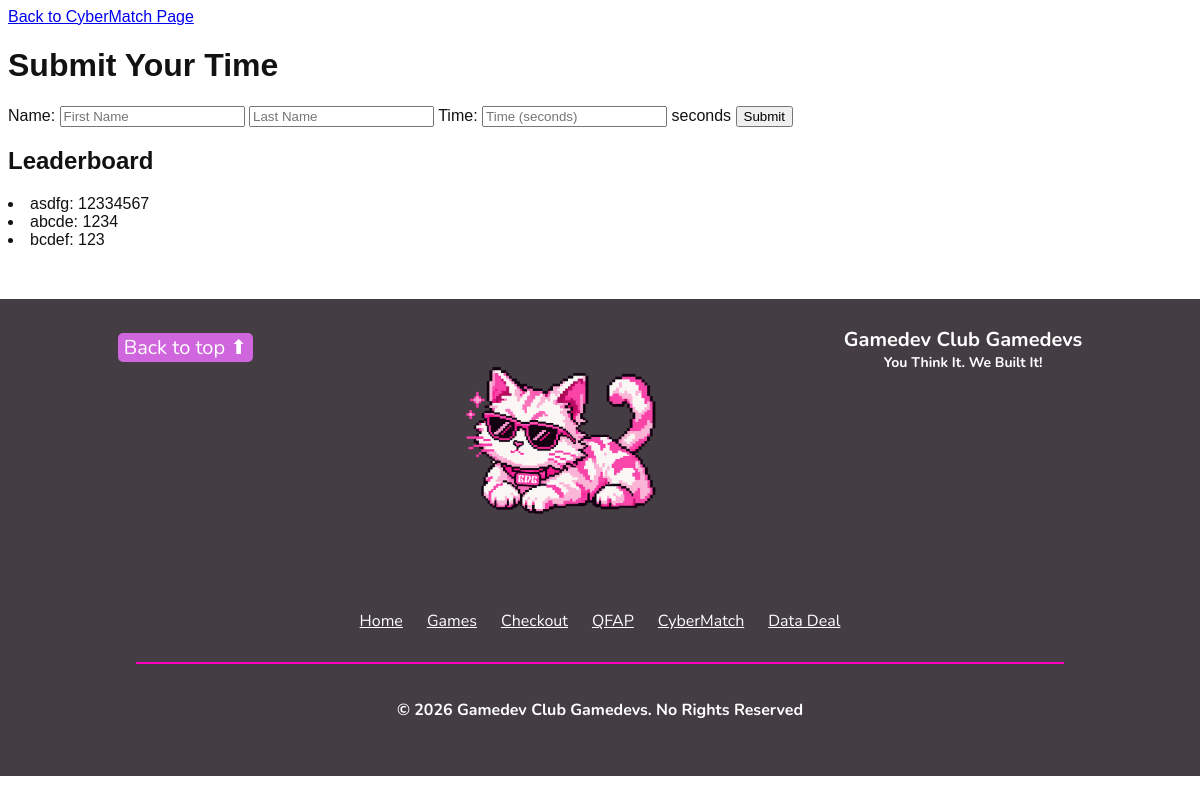
/Leaderboard, run on an earlier commit of the app's database.
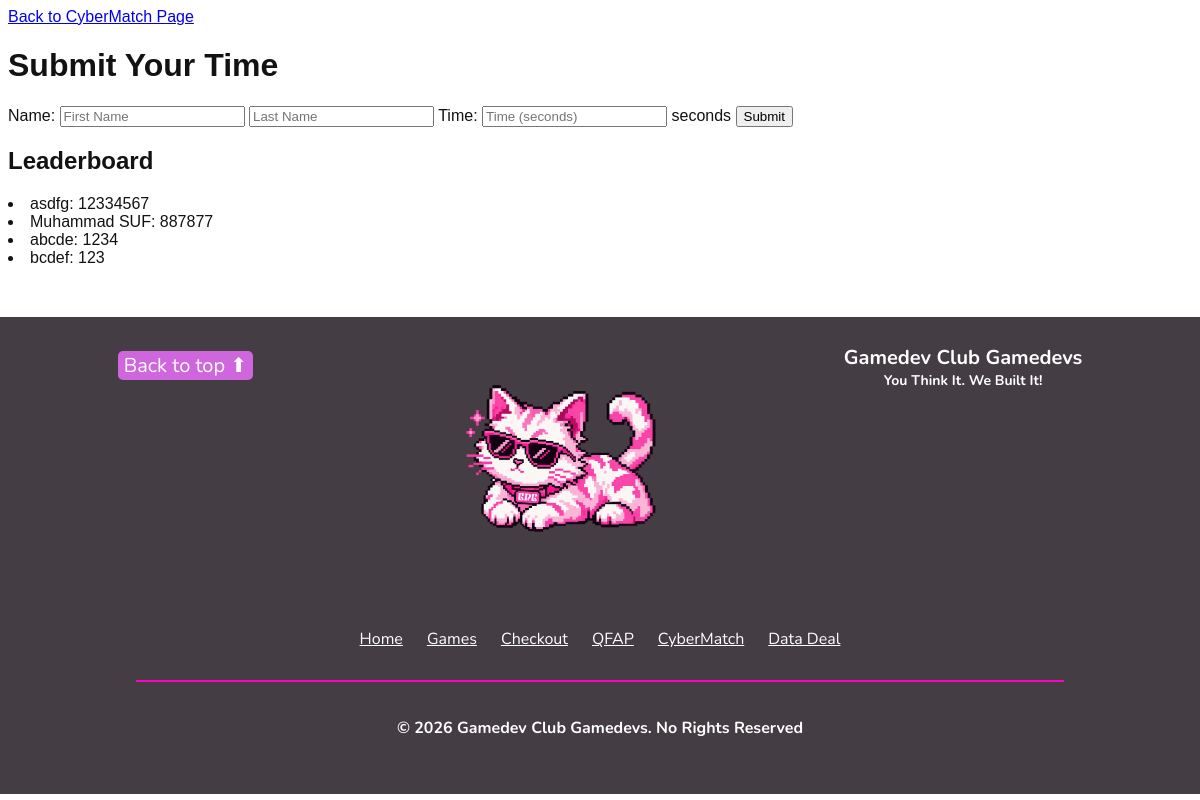
And on a later commit of the database.
### tables this page shows
CREATE TABLE scores (
                id INTEGER PRIMARY KEY AUTOINCREMENT,
                name TEXT NOT NULL,
                score INTEGER NOT NULL
            );

### app.py (the view, shortened to what this page needs)
@app.route('/Leaderboard', methods=['GET', 'POST'])
def leaderboard():
    with sqlite3.connect(DB_NAME) as conn:
        cur = conn.cursor()
        cur.execute('SELECT name, score FROM scores ORDER BY score DESC')
        entries = cur.fetchall()
    return render_template('index.html', entries=entries)

### templates/index.html (shortened to what this page needs)
<!DOCTYPE html>
<html>
<head>
<a href="/CyberMatch" class="my-button">Back to CyberMatch Page</a>
    <link rel="stylesheet" href="{{ url_for('static', filename='styles.css') }}">
</head>
<body>
    <main>
    <h1>Submit Your Time</h1>
    <form method="POST">
        Name: <input type="text" name="first_name" placeholder="First Name" required> <input type="text" name="last_name" placeholder="Last Name" required>
        Time: <input type="number" name="score" placeholder="Time (seconds)" required> seconds
        <input type="submit" value="Submit" style="cursor: pointer;">
    </form>
    <h2>Leaderboard</h2>
        {% for name, score in entries %}
            <li>{{ name }}: {{ score }}</li>
        {% endfor %}
    </main>
    <footer class="site-footer">
        <section class="columns">
            <div>
                <button onclick="window.scrollTo({ top: 0, behavior: 'smooth' })">Back to top ⬆</button>
            </div>
            <div>
                <img src="{{ url_for('static', filename='mascot.png') }}" alt="Gamedev Club Gamedevs Mascot" width="200px" class="mascot" onclick="alert('Meow')">
            </div>
            <div>
                <p><b>Gamedev Club Gamedevs</b></p>
                <h6>You Think It. We Built It!</h6>
            </div>
        </section>
        <br><br>
        <nav class="footer-links" aria-label="Footer navigation">
            <a href="index.html">Home</a>
            <a href="games.html">Games</a>
            <a href="Checkout.html">Checkout</a>
            <a href="Albarr-Main.html">QFAP</a>
            <a href="Muhammad-Main.html">CyberMatch</a>
            <a href="Aarav-Main.html">Data Deal</a>
        </nav>
        <br>
        <hr color="#ff00c4">
        <br>
        <h5>© 2026 Gamedev Club Gamedevs. No Rights Reserved</h5>
    </footer>
</body>
</html>

### static/styles.css (style rules this page uses)
body { font-family: Arial, sans-serif; background-color: #ffffff; overflow-x: hidden; color: #121212; }
main { flex: 1; }
.site-footer { background-color: rgb(68, 61, 67); padding: 30px 20px 50px 20px; border: none; color: #ffffff; font-family: 'Nunito', sans-serif; width: 100%; box-sizing: border-box; text-align: center; margin-top: 50px; width: 100vw; position: relative; left: 50%; transform: translateX(-50%); }
.site-footer .columns { display: flex !important; flex-direction: row !important; justify-content: space-around; align-items: center; flex-wrap: nowrap; max-width: 1200px; margin: 0 auto; }
.site-footer .columns > div:first-child, .site-footer .columns > div:last-child { transform: translateY(-85px); }
.site-footer .columns > div:last-child { transform: translateY(-84.5px); }
.site-footer .columns > div:nth-child(2) { display: flex; align-items: center; justify-content: center; transform: translateY(10px); transform: translateX(14px); }
.footer-links { display: flex; justify-content: center; flex-wrap: wrap; gap: 12px 24px; margin: 30px auto 0 auto; padding: 0; list-style: none; }
.footer-links a { color: #ffffff; font-family: 'Nunito', sans-serif; font-size: 16px; text-decoration: underline; }
.site-footer button { background-color: rgb(207, 102, 221); font-family: 'Nunito', sans-serif; color: #fff; font-size: 20px; border: none; border-radius: 5px; transition: all 0.3s ease, transform 0.2s ease; cursor: pointer; }
.site-footer hr { width: 80%; border: 0; height: 2px; background-color: #ff00c4; }
.site-footer h5 { margin: 5px 0; font-weight: bold; font-size: 16px; }
.site-footer h6 { font-size: 14px; margin: 0; }
.site-footer p { font-size: 20px; margin: 0; }
.mascot { transition: transform 0.25s ease; }
.mascot { transform: scale(1.0); }

What changed in the data, as far as the page shows it:
added scores: name "Muhammad SUF", score "887877"
